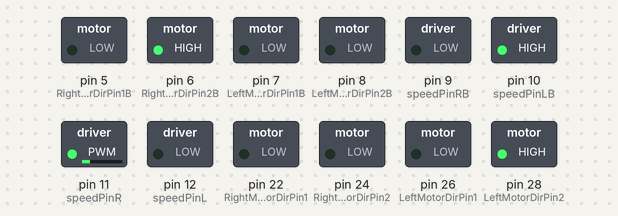
A sketch run on a simulated Arduino Mega 2560, built with avr-gcc and run on an emulated ATmega2560. Parts: switched loads named in the sketch (green lamp = pin HIGH).

Above: at 0.1 s.
Timing chart, 0 to 1.6 s (numbered marks = the images above):
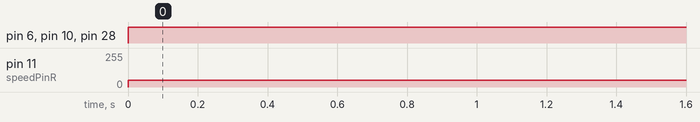

The sketch:

4wd.ino
```cpp
#define speedPinRB 9   //  Front Wheel PWM pin connect Model-Y M_B ENA
#define RightMotorDirPin1  22    //Front Right Motor direction pin 1 to Model-Y M_B IN1  (K1)
#define RightMotorDirPin2  24   //Front Right Motor direction pin 2 to Model-Y M_B IN2   (K1)
#define LeftMotorDirPin1  26    //Front Left Motor direction pin 1 to Model-Y M_B IN3 (K3)
#define LeftMotorDirPin2  28   //Front Left Motor direction pin 2 to Model-Y M_B IN4 (K3)
#define speedPinLB 10   //  Front Wheel PWM pin connect Model-Y M_B ENB

#define speedPinR 11   //  Rear Wheel PWM pin connect Left Model-Y M_A ENA
#define RightMotorDirPin1B  5    //Rear Right Motor direction pin 1 to Model-Y M_A IN1 ( K1)
#define RightMotorDirPin2B 6    //Rear Right Motor direction pin 2 to Model-Y M_A IN2 ( K1)
#define LeftMotorDirPin1B 7    //Rear Left Motor direction pin 1 to Model-Y M_A IN3  (K3)
#define LeftMotorDirPin2B 8  //Rear Left Motor direction pin 2 to Model-Y M_A IN4 (K3)
#define speedPinL 12    //  Rear Wheel PWM pin connect Model-Y M_A ENB

void setup() {
  pinMode(RightMotorDirPin1, OUTPUT);
  pinMode(RightMotorDirPin2, OUTPUT);
  pinMode(speedPinL, OUTPUT);

  pinMode(LeftMotorDirPin1, OUTPUT);
  pinMode(LeftMotorDirPin2, OUTPUT);
  pinMode(speedPinR, OUTPUT);
  pinMode(RightMotorDirPin1B, OUTPUT);
  pinMode(RightMotorDirPin2B, OUTPUT);
  pinMode(speedPinLB, OUTPUT);

  pinMode(LeftMotorDirPin1B, OUTPUT);
  pinMode(LeftMotorDirPin2B, OUTPUT);
  pinMode(speedPinRB, OUTPUT);
}

void loop() {
  // digitalWrite(RightMotorDirPin1, HIGH);
  // digitalWrite(RightMotorDirPin2, LOW);
  // analogWrite(speedPinL, 255);

  digitalWrite(LeftMotorDirPin1, LOW);
  digitalWrite(LeftMotorDirPin2, HIGH);
  analogWrite(speedPinR, 50);

  digitalWrite(RightMotorDirPin1B, LOW);
  digitalWrite(RightMotorDirPin2B, HIGH);
  analogWrite(speedPinLB, 255);

  // digitalWrite(LeftMotorDirPin1B, HIGH);
  // digitalWrite(LeftMotorDirPin2B, LOW);
  // analogWrite(speedPinRB, 255);
}
```

Measured:
- by itself, pin 6 (RightMotorDirPin2B), pin 10 (speedPinLB), pin 28 (LeftMotorDirPin2): LOW → HIGH at 0.00 s
- by itself, pin 11 (speedPinR): 0/255 → 50/255 at 0.00 s
